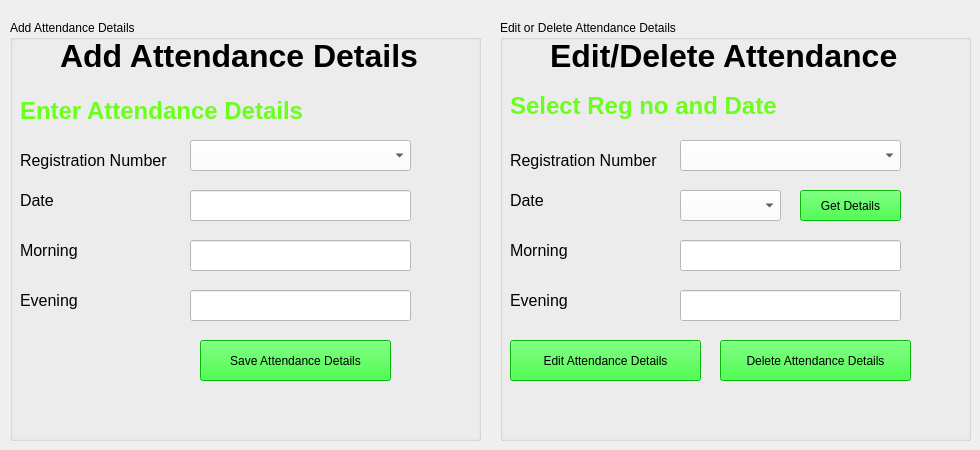
    <widget class="QWidget" name="tab_9">
     <attribute name="title">
      <string>Attendance</string>
     </attribute>
     <widget class="QGroupBox" name="groupBox_3">
      <property name="geometry">
       <rect>
        <x>10</x>
        <y>20</y>
        <width>471</width>
        <height>421</height>
       </rect>
      </property>
      <property name="title">
       <string>Add Attendance Details</string>
      </property>
      <widget class="QLabel" name="label_77">
       <property name="geometry">
        <rect>
         <x>10</x>
         <y>80</y>
         <width>381</width>
         <height>21</height>
        </rect>
       </property>
       <property name="font">
        <font>
         <pointsize>18</pointsize>
         <weight>75</weight>
         <bold>true</bold>
        </font>
       </property>
       <property name="styleSheet">
        <string notr="true">color: rgb(108, 255, 29);</string>
       </property>
       <property name="text">
        <string>Enter Attendance Details</string>
       </property>
      </widget>
      <widget class="QLabel" name="label_78">
       <property name="geometry">
        <rect>
         <x>50</x>
         <y>20</y>
         <width>391</width>
         <height>31</height>
        </rect>
       </property>
       <property name="font">
        <font>
         <pointsize>24</pointsize>
         <weight>75</weight>
         <bold>true</bold>
        </font>
       </property>
       <property name="text">
        <string>Add Attendance Details</string>
       </property>
      </widget>
      <widget class="QLabel" name="label_79">
       <property name="geometry">
        <rect>
         <x>10</x>
         <y>130</y>
         <width>161</width>
         <height>21</height>
        </rect>
       </property>
       <property name="font">
        <font>
         <pointsize>12</pointsize>
        </font>
       </property>
       <property name="text">
        <string>Registration Number</string>
       </property>
      </widget>
      <widget class="QComboBox" name="comboBox_9">
       <property name="geometry">
        <rect>
         <x>180</x>
         <y>120</y>
         <width>221</width>
         <height>31</height>
        </rect>
       </property>
       <property name="styleSheet">
        <string notr="true">background-color: rgb(255, 255, 255);
font: 12pt &quot;MS Shell Dlg 2&quot;;</string>
       </property>
      </widget>
      <widget class="QLineEdit" name="lineEdit_37">
       <property name="geometry">
        <rect>
         <x>180</x>
         <y>170</y>
         <width>221</width>
         <height>31</height>
        </rect>
       </property>
       <property name="styleSheet">
        <string notr="true">background-color: rgb(255, 255, 255);
font: 12pt &quot;MS Shell Dlg 2&quot;;</string>
       </property>
      </widget>
      <widget class="QLabel" name="label_80">
       <property name="geometry">
        <rect>
         <x>10</x>
         <y>170</y>
         <width>161</width>
         <height>21</height>
        </rect>
       </property>
       <property name="font">
        <font>
         <pointsize>12</pointsize>
        </font>
       </property>
       <property name="text">
        <string>Date</string>
       </property>
      </widget>
      <widget class="QLineEdit" name="lineEdit_43">
       <property name="geometry">
        <rect>
         <x>180</x>
         <y>220</y>
         <width>221</width>
         <height>31</height>
        </rect>
       </property>
       <property name="styleSheet">
        <string notr="true">background-color: rgb(255, 255, 255);
font: 12pt &quot;MS Shell Dlg 2&quot;;</string>
       </property>
      </widget>
      <widget class="QLabel" name="label_81">
       <property name="geometry">
        <rect>
         <x>10</x>
         <y>220</y>
         <width>161</width>
         <height>21</height>
        </rect>
       </property>
       <property name="font">
        <font>
         <pointsize>12</pointsize>
        </font>
       </property>
       <property name="text">
        <string>Morning</string>
       </property>
      </widget>
      <widget class="QLineEdit" name="lineEdit_44">
       <property name="geometry">
        <rect>
         <x>180</x>
         <y>270</y>
         <width>221</width>
         <height>31</height>
        </rect>
       </property>
       <property name="styleSheet">
        <string notr="true">background-color: rgb(255, 255, 255);
font: 12pt &quot;MS Shell Dlg 2&quot;;</string>
       </property>
      </widget>
      <widget class="QLabel" name="label_82">
       <property name="geometry">
        <rect>
         <x>10</x>
         <y>270</y>
         <width>161</width>
         <height>21</height>
        </rect>
       </property>
       <property name="font">
        <font>
         <pointsize>12</pointsize>
        </font>
       </property>
       <property name="text">
        <string>Evening</string>
       </property>
      </widget>
      <widget class="QPushButton" name="pushButton_12">
       <property name="geometry">
        <rect>
         <x>190</x>
         <y>320</y>
         <width>191</width>
         <height>41</height>
        </rect>
       </property>
       <property name="styleSheet">
        <string notr="true">background-color: rgb(6, 255, 14);
font: 12pt &quot;MS Shell Dlg 2&quot;;</string>
       </property>
       <property name="text">
        <string>Save Attendance Details</string>
       </property>
      </widget>
     </widget>
     <widget class="QGroupBox" name="groupBox_4">
      <property name="geometry">
       <rect>
        <x>500</x>
        <y>20</y>
        <width>471</width>
        <height>421</height>
       </rect>
      </property>
      <property name="title">
       <string>Edit or Delete Attendance Details</string>
      </property>
      <widget class="QLabel" name="label_83">
       <property name="geometry">
        <rect>
         <x>10</x>
         <y>70</y>
         <width>381</width>
         <height>31</height>
        </rect>
       </property>
       <property name="font">
        <font>
         <pointsize>18</pointsize>
         <weight>75</weight>
         <bold>true</bold>
        </font>
       </property>
       <property name="styleSheet">
        <string notr="true">color: rgb(108, 255, 29);</string>
       </property>
       <property name="text">
        <string>Select Reg no and Date</string>
       </property>
      </widget>
      <widget class="QLabel" name="label_84">
       <property name="geometry">
        <rect>
         <x>50</x>
         <y>20</y>
         <width>391</width>
         <height>31</height>
        </rect>
       </property>
       <property name="font">
        <font>
         <pointsize>24</pointsize>
         <weight>75</weight>
         <bold>true</bold>
        </font>
       </property>
       <property name="text">
        <string>Edit/Delete Attendance</string>
       </property>
      </widget>
      <widget class="QLabel" name="label_85">
       <property name="geometry">
        <rect>
         <x>10</x>
         <y>130</y>
         <width>161</width>
         <height>21</height>
        </rect>
       </property>
       <property name="font">
        <font>
         <pointsize>12</pointsize>
        </font>
       </property>
       <property name="text">
        <string>Registration Number</string>
       </property>
      </widget>
      <widget class="QComboBox" name="comboBox_10">
       <property name="geometry">
        <rect>
         <x>180</x>
         <y>120</y>
         <width>221</width>
         <height>31</height>
        </rect>
       </property>
       <property name="styleSheet">
        <string notr="true">background-color: rgb(255, 255, 255);
font: 12pt &quot;MS Shell Dlg 2&quot;;</string>
       </property>
      </widget>
      <widget class="QLabel" name="label_86">
       <property name="geometry">
        <rect>
         <x>10</x>
         <y>170</y>
         <width>161</width>
         <height>21</height>
        </rect>
       </property>
       <property name="font">
        <font>
         <pointsize>12</pointsize>
        </font>
       </property>
       <property name="text">
        <string>Date</string>
       </property>
      </widget>
      <widget class="QLineEdit" name="lineEdit_46">
       <property name="geometry">
        <rect>
         <x>180</x>
         <y>220</y>
         <width>221</width>
         <height>31</height>
        </rect>
       </property>
       <property name="styleSheet">
        <string notr="true">background-color: rgb(255, 255, 255);
font: 12pt &quot;MS Shell Dlg 2&quot;;</string>
       </property>
      </widget>
      <widget class="QLabel" name="label_87">
       <property name="geometry">
        <rect>
         <x>10</x>
         <y>220</y>
         <width>161</width>
         <height>21</height>
        </rect>
       </property>
       <property name="font">
        <font>
         <pointsize>12</pointsize>
        </font>
       </property>
       <property name="text">
        <string>Morning</string>
       </property>
      </widget>
      <widget class="QLineEdit" name="lineEdit_47">
       <property name="geometry">
        <rect>
         <x>180</x>
         <y>270</y>
         <width>221</width>
         <height>31</height>
        </rect>
       </property>
       <property name="styleSheet">
        <string notr="true">background-color: rgb(255, 255, 255);
font: 12pt &quot;MS Shell Dlg 2&quot;;</string>
       </property>
      </widget>
      <widget class="QLabel" name="label_88">
       <property name="geometry">
        <rect>
         <x>10</x>
         <y>270</y>
         <width>161</width>
         <height>21</height>
        </rect>
       </property>
       <property name="font">
        <font>
         <pointsize>12</pointsize>
        </font>
       </property>
       <property name="text">
        <string>Evening</string>
       </property>
      </widget>
      <widget class="QPushButton" name="pushButton_13">
       <property name="geometry">
        <rect>
         <x>220</x>
         <y>320</y>
         <width>191</width>
         <height>41</height>
        </rect>
       </property>
       <property name="styleSheet">
        <string notr="true">background-color: rgb(6, 255, 14);
font: 12pt &quot;MS Shell Dlg 2&quot;;</string>
       </property>
       <property name="text">
        <string>Delete Attendance Details</string>
       </property>
      </widget>
      <widget class="QComboBox" name="comboBox_11">
       <property name="geometry">
        <rect>
         <x>180</x>
         <y>170</y>
         <width>101</width>
         <height>31</height>
        </rect>
       </property>
       <property name="styleSheet">
        <string notr="true">background-color: rgb(255, 255, 255);
font: 12pt &quot;MS Shell Dlg 2&quot;;</string>
       </property>
      </widget>
      <widget class="QPushButton" name="pushButton_14">
       <property name="geometry">
        <rect>
         <x>300</x>
         <y>170</y>
         <width>101</width>
         <height>31</height>
        </rect>
       </property>
       <property name="styleSheet">
        <string notr="true">background-color: rgb(6, 255, 14);
font: 12pt &quot;MS Shell Dlg 2&quot;;</string>
       </property>
       <property name="text">
        <string>Get Details</string>
       </property>
      </widget>
      <widget class="QPushButton" name="pushButton_15">
       <property name="geometry">
        <rect>
         <x>10</x>
         <y>320</y>
         <width>191</width>
         <height>41</height>
        </rect>
       </property>
       <property name="styleSheet">
        <string notr="true">background-color: rgb(6, 255, 14);
font: 12pt &quot;MS Shell Dlg 2&quot;;</string>
       </property>
       <property name="text">
        <string>Edit Attendance Details</string>
       </property>
      </widget>
     </widget>
    </widget>
